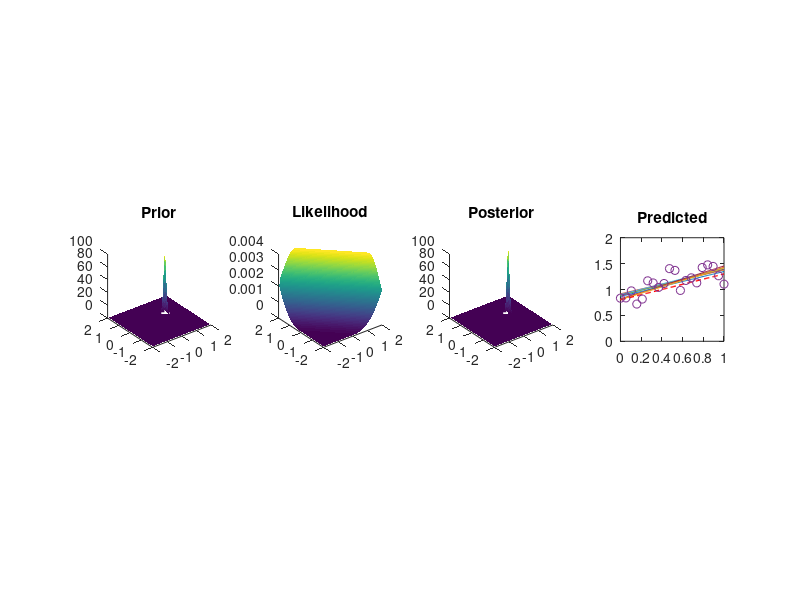

The MATLAB script that drew this image:
clear; close all;
%% dataset
ns = 20; 
x = linspace(0,1,ns)';
%y = @(x) sin(2*pi*x);
w2 = 0.5; w1 = 0.8;
y = @(x) w2*x + w1;
e = .2*randn(size(x));
t = y(x) + e;
gaussmf = @(x,params) (exp(-(x-params(2)).^2/(2*params(1))));

%% prior
M = 2;
alpha = .1;
beta = 1/.01;

MuPrior = zeros(1,M)'; SigmaPrior = alpha\eye(M);

phi = @(x)(bsxfun(@power,x,0:M-1)); % Phi function
phix = phi(x); % design matrix
%f1 = figure('units','normalized','outerposition',[0 0 1 1]);% f2 = figure('Position',[501 100 500 400]);
f1 = figure;% f2 = figure('Position',[501 100 500 400]);
pbaspect([1 1 1]);
%f3 = figure;


for i=1:length(t)
    clf;
    if i == 1
        x1 = -2:.005:2; x2 = x1;
        [X1,X2] = meshgrid(x1,x2);
        F = mvnpdf([X1(:) X2(:)],MuPrior',inv(SigmaPrior));
        F = reshape(F,length(x2),length(x1));
        %figure(f2); clf;
        subplot(1,4,1); surf(X1,X2,F,'Edgecolor','none');set(gca,'YDir','normal'); hold on; grid off;plot(w1,w2,'w+','LineWidth',1.5);
        W = mvnrnd(MuPrior',inv(SigmaPrior),10); pbaspect([1 1 1]); title('Prior'); 
        
        xx = linspace(0,1,100);
        yt = W(:,2)*xx + W(:,1);
        %figure(f1); clf;
        subplot(1,4,4); plot(xx,yt); hold on; grid off;plot(xx,y(xx),'r--','LineWidth',1); title('Predicted'); xlim([0 1]); ylim([0 2]);
        pbaspect([1 1 1]); pause;
    end
    
    if i ~= 1
        F = mvnpdf([X1(:) X2(:)],MuPost',inv(SigmaPost));
        F = reshape(F,length(x2),length(x1));
        %figure(f2); clf;
        subplot(1,4,1); surf(X1,X2,F,'Edgecolor','none'); set(gca,'YDir','normal'); hold on; grid off;plot(w1,w2,'w+','LineWidth',1.5);
        pbaspect([1 1 1]);title('Prior');
        %figure(f3); clf;
    end
    
    SigmaPost = SigmaPrior + beta*(phix(1:i,:)'*phix(1:i,:));
    MuPost = SigmaPost\(SigmaPrior\MuPrior + beta*phix(1:i,:)'*t(1:i));
    MuPrior = MuPost;

    W = mvnrnd(MuPost',inv(SigmaPost),10);
    
    xx = linspace(0,1,100);
    yt = W(:,2)*xx + W(:,1);
    %figure(f1); clf;
    subplot(1,4,4); plot(xx,yt); hold on; grid off;plot(xx,y(xx),'r--','LineWidth',1); hold on; grid off;plot(x(1:i),t(1:i),'o'); xlim([0 1]); ylim([0 2]);
    pbaspect([1 1 1]); title('Predicted');
    
    F = mvnpdf([X1(:) X2(:)],MuPost',inv(SigmaPost));
    F = reshape(F,length(x2),length(x1));
    %figure(f2); clf;
    subplot(1,4,3); surf(X1,X2,F,'Edgecolor','none'); set(gca,'YDir','normal'); hold on; grid off;plot(w1,w2,'w+','LineWidth',1.5); 
    pbaspect([1 1 1]);title('Posterior');
    %figure(f3); clf; 
    
    lkhd = [X1(:) X2(:)]*phix(i,:)'; lkhd = (sqrt(2*pi)*beta)\gaussmf(lkhd(:),[1 t(i)]);
    lkhd = reshape(lkhd,length(x2),length(x1));
    subplot(1,4,2); surf(X1,X2,lkhd,'Edgecolor','none'); set(gca,'YDir','normal'); hold on; grid off;plot(w1,w2,'r+','LineWidth',1.5);
    pbaspect([1 1 1]); title('Likelihood'); pause(0.5);
    
    if i == 1
        pause;
    end
end